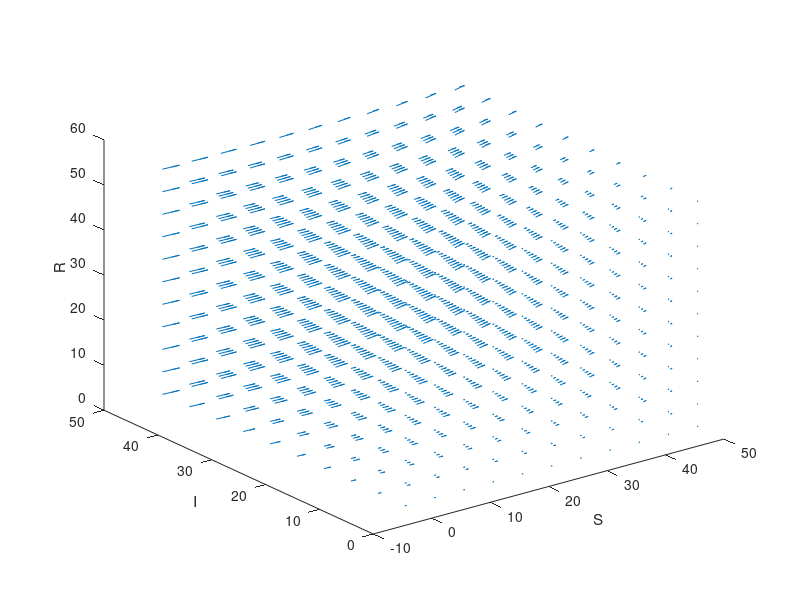

Here is the MATLAB script that generated this plot:
clear all;
close all;
clc;
disp('BNP 50 1st Topic - Quiver');
beta = 0.5;
lamda = 0.1;
delta = 0.02;
N = 1000;  
v0 = [990;10;0];
[s, i, r] = meshgrid(0:5:50, 0:5:50, 0:5:50);
sdot=-beta.*s.*i.*1/N;
idot=beta.*s.*i.*1/N-lamda.*i-delta.*i;
rdot=lamda.*i;
quiver3(s,i,r,sdot,idot,rdot);
grid;
xlabel('S');
ylabel('I');
zlabel('R');